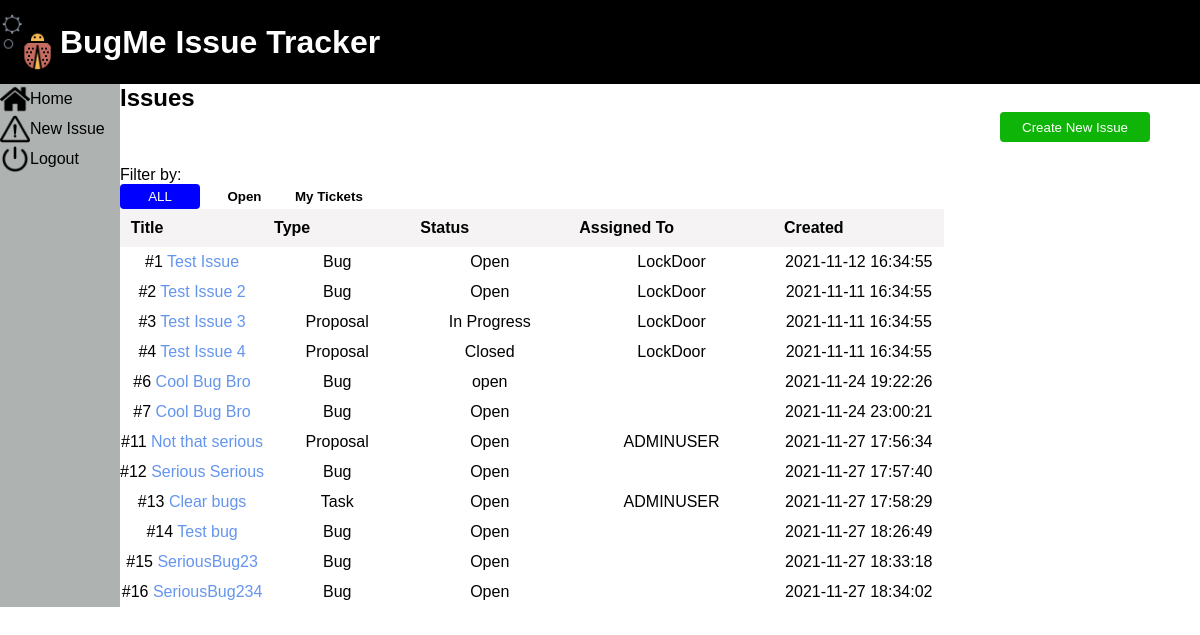
/ (signed in), run on the app's committed database.
### tables this page shows
CREATE TABLE IF NOT EXISTS `issues` (
  `id` int(11) NOT NULL AUTO_INCREMENT,
  `title` varchar(20) NOT NULL,
  `description` text NOT NULL,
  `type` varchar(20) NOT NULL,
  `priority` varchar(20) NOT NULL,
  `status` varchar(20) NOT NULL COMMENT 'Open, closed or in progress',
  `assigned_to` int(11) NOT NULL COMMENT 'ID of appropriate user',
  `created_by` int(11) NOT NULL COMMENT 'ID of appropriate user',
  `created` datetime NOT NULL COMMENT 'date of creation',
  `updated` datetime NOT NULL COMMENT 'date of last update',
  PRIMARY KEY (`id`)
);

CREATE TABLE IF NOT EXISTS `users` (
  `id` int(11) NOT NULL AUTO_INCREMENT,
  `firstname` varchar(20) NOT NULL,
  `lastname` varchar(20) NOT NULL,
  `password` varchar(100) NOT NULL,
  `email` varchar(30) NOT NULL,
  `date_joined` datetime NOT NULL,
  PRIMARY KEY (`id`)
);

### subpages/allIssues.php (the view, shortened to what this page needs)
<html>
    <link rel="stylesheet" href="./subpages/styles/allissues.css">
<div class="HomeScreen">
    <div class="body">
        <div class="issues">
            <h1>Issues</h1>
            <h1><button type="" id="filterButtons">Create New Issue</button></h1>
            <br>
            <br>
            <br>
            <p>Filter by:</p>
            <button id="filterButtons1">ALL</button>
            <button id="filterButtons2">Open</button>
            <button id="filterButtons3">My Tickets</button>
        </div>
        <table class="table">
            <thead>
                <th>Title</th>
                <th>Type</th>
                <th>Status</th>
                <th>Assigned To</th>
                <th>Created</th>
            </thead>
            <tbody id="table-body">
                <tr>
                <?php
                  $table= mysqli_connect("localhost","admin@project2.com","password123","bugme" );
                  $sql = "SELECT * FROM  issues";
                  $result= $table->query($sql);
                  if ($result->num_rows>0){
                    while ($row= $result->fetch_assoc()){
                        $rowID = $row['assigned_to'];
                        $sql = "SELECT DISTINCT users.id, users.firstname, users.lastname FROM users WHERE users.id=$rowID";
                        $assignedTo = $table->query($sql)->fetch_assoc();
                        $assignedName = $assignedTo['firstname'] . $assignedTo['lastname'];
                        echo "<tr><td>#<span class=\"id\">" . $row['id']."</span> <a class=\"title\">".$row['title'] . "</a></td><td>" . $row['type'] . "</td><td class=\"statusContainer\"><span class=\"status\">" . $row['status'] . "</span></td><td>" . $assignedName . "</td><td>" . $row['created'] . "</td><tr>";
                  }
                }
              ?>
            </tbody>
        </table>
    </div>
</html>

### index.php (shortened to what this page needs)
<!DOCTYPE html>
<html lang="en" dir="ltr">
  <head>
    <link rel="stylesheet" href="./styles/styles.css">
    <link rel="stylesheet" href="./styles/styles.php">
  </head>
  <body>
    <header>
      <img src="./media/headerImg.png" alt="" class="header-img">
      <h1>BugMe Issue Tracker</h1>
    </header>
    <main>
      <nav>
        <?php
          include './subpages/navbar.php';
        ?>
      </nav>
      <section class="main-section" id="mainSection">
        <?php
          if (isset($_SESSION['isLogged'])) {
            include './subpages/allIssues.php';
          } else {
            include './subpages/login.php';
          }
        ?>
      </section>
    </main>
  </body>
</html>

### subpages/navbar.php (shortened to what this page needs)
<link rel="stylesheet" href="./subpages/styles/navbar.css">
<div class="nav-item">
  <img src="./media/home.png" alt="">
  <a >Home</a>
</div>
<div class="nav-item">
  <img src="./media/issue.png" alt="">
  <a >New Issue</a>
</div>
<div class="nav-item">
  <img src="./media/logout.png" alt="">
  <a >Logout</a>
</div>

### styles/styles.css (style rules this page uses)
* { margin: 0; padding: 0; }
body { font-family: Arial, Helvetica, sans-serif; }
header { align-items: center; display: flex; background-color: black; color: white; padding-top: 1%; padding-bottom: 1%; }
nav { background-color: #aeb3b1; }
.header-img { height: 5%; width: 5%; }
h1 { margin: 0; padding: 0; }
main { display: grid; grid-template-columns: 10% 90%; }

### subpages/styles/navbar.css (style rules this page uses)
a { cursor: pointer; }
img { height: 25%; width: 25%; }
a { color: inherit; text-decoration: none; }

### subpages/styles/allissues.css (style rules this page uses)
.title { color:cornflowerblue; }
#filterButtons { float: right; margin-right: 50px; border: 0px; width: 150px; height: 30px; border-radius: 4px; background-color: rgb(15, 180, 9); color: white; cursor: pointer; }
#filterButtons1 { border: 0px; width: 80px; height: 25px; border-radius: 4px; background-color:blue; color: white; cursor: pointer; }
#filterButtons2 { border: 0px; width: 80px; height: 25px; border-radius: 4px; background-color:white; color: black; cursor: pointer; font-weight: bold; }
#filterButtons3 { border: 0px; width: 80px; height: 25px; border-radius: 4px; background-color:white; color: black; cursor: pointer; font-weight: bold; }
.status { margin: auto; padding: 4px; }
.statusContainer { text-align: center; vertical-align: middle; padding: 6px; }
tr { -webkit-background-clip: content-box; background-clip: content-box; }
table { text-align: center; border-spacing: 0px; }
th { text-align: center; background-color: rgb(245, 243, 243); padding: 10px 100px 10px 10px; }
td { position: relative; }

### data on the page
issues: id "1", title "Test Issue", type "Bug", status "Open", users.firstname+lastname "LockDoor", created "2021-11-12 16:34:55"
issues: id "2", title "Test Issue 2", type "Bug", status "Open", users.firstname+lastname "LockDoor", created "2021-11-11 16:34:55"
issues: id "3", title "Test Issue 3", type "Proposal", status "In Progress", users.firstname+lastname "LockDoor", created "2021-11-11 16:34:55"
issues: id "4", title "Test Issue 4", type "Proposal", status "Closed", users.firstname+lastname "LockDoor", created "2021-11-11 16:34:55"
issues: id "6", title "Cool Bug Bro", type "Bug", status "open", created "2021-11-24 19:22:26"
issues: id "7", title "Cool Bug Bro", type "Bug", status "Open", created "2021-11-24 23:00:21"
issues: id "11", title "Not that serious", type "Proposal", status "Open", users.firstname+lastname "ADMINUSER", created "2021-11-27 17:56:34"
issues: id "12", title "Serious Serious", type "Bug", status "Open", created "2021-11-27 17:57:40"
issues: id "13", title "Clear bugs", type "Task", status "Open", users.firstname+lastname "ADMINUSER", created "2021-11-27 17:58:29"
issues: id "14", title "Test bug", type "Bug", status "Open", created "2021-11-27 18:26:49"
issues: id "15", title "SeriousBug23", type "Bug", status "Open", created "2021-11-27 18:33:18"
issues: id "16", title "SeriousBug234", type "Bug", status "Open", created "2021-11-27 18:34:02"
